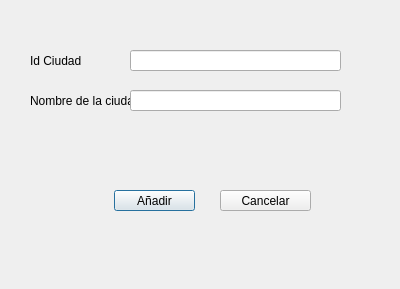
<?xml version="1.0" encoding="UTF-8"?>
<ui version="4.0">
 <class>Dialog</class>
 <widget class="QDialog" name="Dialog">
  <property name="geometry">
   <rect>
    <x>0</x>
    <y>0</y>
    <width>400</width>
    <height>289</height>
   </rect>
  </property>
  <property name="windowTitle">
   <string>Dialog</string>
  </property>
  <widget class="QLabel" name="label">
   <property name="geometry">
    <rect>
     <x>30</x>
     <y>50</y>
     <width>61</width>
     <height>21</height>
    </rect>
   </property>
   <property name="text">
    <string>Id Ciudad</string>
   </property>
  </widget>
  <widget class="QLabel" name="label_2">
   <property name="geometry">
    <rect>
     <x>30</x>
     <y>80</y>
     <width>121</width>
     <height>41</height>
    </rect>
   </property>
   <property name="text">
    <string>Nombre de la ciudad</string>
   </property>
  </widget>
  <widget class="QLineEdit" name="id_ciudad_persona">
   <property name="geometry">
    <rect>
     <x>130</x>
     <y>50</y>
     <width>211</width>
     <height>21</height>
    </rect>
   </property>
  </widget>
  <widget class="QLineEdit" name="Nombre_ciudad_persona">
   <property name="geometry">
    <rect>
     <x>130</x>
     <y>90</y>
     <width>211</width>
     <height>21</height>
    </rect>
   </property>
  </widget>
  <widget class="QPushButton" name="btninsertar">
   <property name="geometry">
    <rect>
     <x>114</x>
     <y>190</y>
     <width>81</width>
     <height>21</height>
    </rect>
   </property>
   <property name="text">
    <string>Añadir</string>
   </property>
  </widget>
  <widget class="QPushButton" name="btncancelar">
   <property name="geometry">
    <rect>
     <x>220</x>
     <y>190</y>
     <width>91</width>
     <height>21</height>
    </rect>
   </property>
   <property name="text">
    <string>Cancelar</string>
   </property>
  </widget>
 </widget>
 <resources/>
 <connections/>
</ui>
